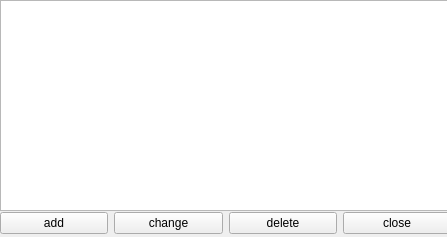
<?xml version="1.0" encoding="UTF-8"?>
<ui version="4.0">
 <class>adminwindow</class>
 <widget class="QWidget" name="adminwindow">
  <property name="geometry">
   <rect>
    <x>0</x>
    <y>0</y>
    <width>447</width>
    <height>237</height>
   </rect>
  </property>
  <property name="windowTitle">
   <string>Form</string>
  </property>
  <widget class="QTableWidget" name="tableWidget">
   <property name="geometry">
    <rect>
     <x>0</x>
     <y>0</y>
     <width>451</width>
     <height>211</height>
    </rect>
   </property>
  </widget>
  <widget class="QWidget" name="layoutWidget">
   <property name="geometry">
    <rect>
     <x>0</x>
     <y>210</y>
     <width>451</width>
     <height>27</height>
    </rect>
   </property>
   <layout class="QHBoxLayout" name="horizontalLayout">
    <item>
     <widget class="QPushButton" name="buttonAdd">
      <property name="text">
       <string>add</string>
      </property>
     </widget>
    </item>
    <item>
     <widget class="QPushButton" name="button_change">
      <property name="text">
       <string>change</string>
      </property>
     </widget>
    </item>
    <item>
     <widget class="QPushButton" name="button_delete">
      <property name="text">
       <string>delete</string>
      </property>
     </widget>
    </item>
    <item>
     <widget class="QPushButton" name="buttonClose">
      <property name="text">
       <string>close</string>
      </property>
     </widget>
    </item>
   </layout>
  </widget>
 </widget>
 <resources/>
 <connections/>
</ui>
